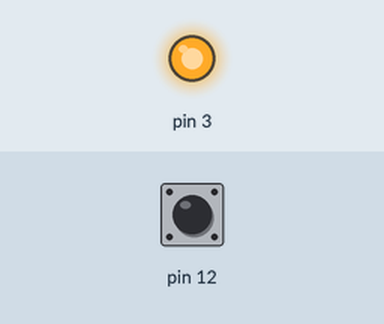
The sketch below on a simulated Arduino Uno, built with avr-gcc and run on an emulated ATmega328P. Shown: output pins drawn as LEDs (lit = HIGH). Inputs (shaded band) come from the test bench; at power-on: pin 12 HIGH.

Above: at 1.2 s.
1.3 s: pin 12 pulled LOW for 0.15 s
At 1.37 s:
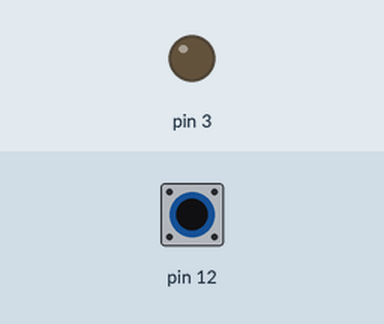
2.9 s: pin 12 pulled LOW for 3.2 s
At 6.6 s:
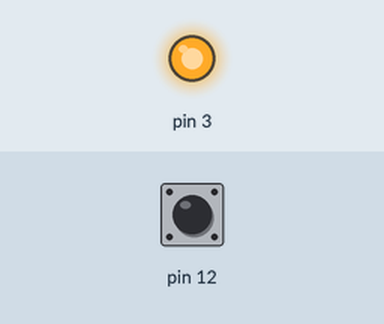
Timing chart, 0 to 8.1 s (numbered marks = the images above; inputs shaded):
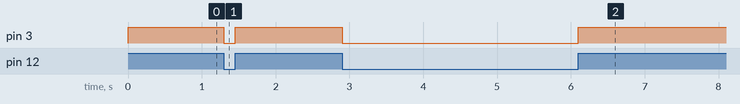

Measured:
- after the input at 1.3 s, pin 3: HIGH → LOW at once, → HIGH 0.15 s later
- after the input at 2.9 s, pin 3: HIGH → LOW at once, → HIGH 3.2 s later

The sketch:

lightWhenPressed.ino
```cpp
void setup() {
  pinMode(12, INPUT_PULLUP);
  pinMode(3, OUTPUT);

}

void loop() {
  // put your main code here, to run repeatedly:
  int buttonVal = digitalRead(12);

  digitalWrite(3, buttonVal);
}
```
